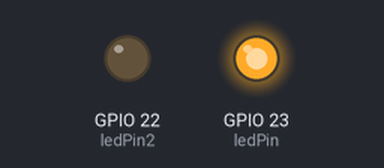
This sketch was run on a simulated ESP32. Parts: output pins drawn as LEDs (lit = HIGH).

Above: at 0.5 s.
At 9.5 s:
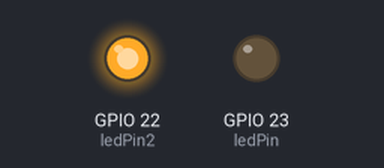
Timing chart, 0 to 10.4 s (numbered marks = the images above):
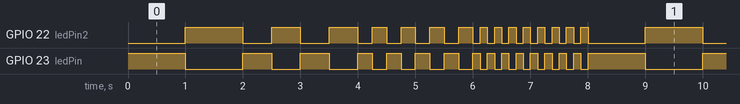

Measured:
- by itself, GPIO 22 (ledPin2), GPIO 23 (ledPin): moves between LOW and HIGH, repeating every 8.0 s
- by itself, everything shown: repeats every 8.0 s, in 30 steps

The sketch:

Task01.ino
```cpp
/* Blink */
// ledPin refers to ESP32 GPIO 23
const int ledPin = 23;
const int ledPin2 = 22;
int flag = 0;
// the setup function runs once when you press reset or power the board
void setup() {
// initialize digital pin ledPin as an output.
  pinMode(ledPin, OUTPUT);
  pinMode(ledPin2, OUTPUT);
}
// the loop function runs over and over again forever
void loop() {
  if(flag%4==0)
  {
    digitalWrite(ledPin, HIGH);
    digitalWrite(ledPin2, LOW);// turn the LED on (HIGH is the voltage level)
    delay(1000); // wait for a second
    digitalWrite(ledPin, LOW);
    digitalWrite(ledPin2, HIGH);// turn the LED off by making the voltage LOW
    delay(1000); // wait for a second
  }

  else if(flag%4==1)
  {
    for(int i=0; i<2; i++)
    {
      digitalWrite(ledPin, HIGH);
      digitalWrite(ledPin2, LOW);// turn the LED on (HIGH is the voltage level)
      delay(500); // wait for a second
      digitalWrite(ledPin, LOW);
      digitalWrite(ledPin2, HIGH);// turn the LED off by making the voltage LOW
      delay(500); // wait for a second
    }
  }

  else if(flag%4==2)
  {
    for(int i=0; i<4; i++)
    {
      digitalWrite(ledPin, HIGH);
      digitalWrite(ledPin2, LOW);// turn the LED on (HIGH is the voltage level)
      delay(250); // wait for a second
      digitalWrite(ledPin, LOW);
      digitalWrite(ledPin2, HIGH);// turn the LED off by making the voltage LOW
      delay(250); // wait for a second
    }
  }

  if(flag%4==3)
  {
    for(int i=0; i<8; i++)
    {
      digitalWrite(ledPin, HIGH);
      digitalWrite(ledPin2, LOW);// turn the LED on (HIGH is the voltage level)
      delay(125); // wait for a second
      digitalWrite(ledPin, LOW);
      digitalWrite(ledPin2, HIGH);// turn the LED off by making the voltage LOW
      delay(125); // wait for a second
    }
  }
  flag++;
}
```
